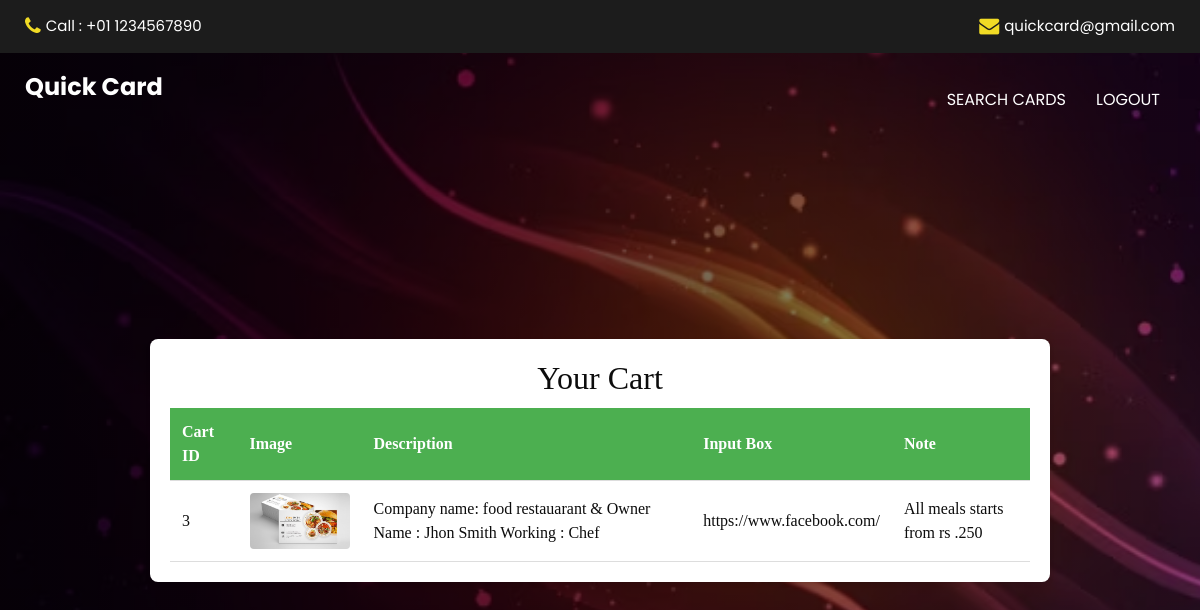
The page /vcart.php (signed in) on the database its author committed.
### tables this page shows
CREATE TABLE IF NOT EXISTS `cart` (
`cart_id` int(11) NOT NULL,
  `uid` int(11) NOT NULL,
  `image` varchar(255) NOT NULL,
  `description` varchar(200) NOT NULL,
  `input_box` varchar(100) NOT NULL,
  `note` text NOT NULL
);

### vcart.php (the view, shortened to what this page needs)
<?php
include "config.php";
include "header.php";
include "usernav.php";
$username = isset($_SESSION['username']) ? $_SESSION['username'] : "Guest";
if ($username !== "Guest") {
    $userQuery = "SELECT uid FROM users WHERE username = ?";
    $stmt = $conn->prepare($userQuery);
    $stmt->bind_param("s", $username);
    $stmt->execute();
    $userResult = $stmt->get_result();
    $user = $userResult->fetch_assoc();
    $userId = $user['uid'];
} else {
    header("Location: login.php");
    exit;
}
?>
<!DOCTYPE html>
<html lang="en">
<head>
</head>
<body>
    <div class="table-container">
        <h2>Your Cart</h2>
        <table>
            <thead>
                <tr>
                    <th>Cart ID</th>
                    <th>Image</th>
                    <th>Description</th>
                    <th>Input Box</th>
                    <th>Note</th>
                </tr>
            </thead>
            <tbody>
                <?php
                $cartQuery = "SELECT * FROM cart WHERE uid = ?";
                $stmt = $conn->prepare($cartQuery);
                $stmt->bind_param("i", $userId);
                $stmt->execute();
                $result = $stmt->get_result();
                if ($result->num_rows > 0) {
                    while ($row = $result->fetch_assoc()) {
                        echo "<tr>
                                <td>{$row['cart_id']}</td>
                                <td class='image-cell'><img src='uploads/{$row['image']}' alt='Cart Image'></td>
                                <td>{$row['description']}</td>
                                <td>{$row['input_box']}</td>
                                <td>{$row['note']}</td>
                              </tr>";
                    }
                } else {
                    echo "<tr><td colspan='5'>Your cart is empty.</td></tr>";
                }
                ?>
            </tbody>
        </table>
    </div>
</body>
</html>

### css/style.css (style rules this page uses)
body { font-family: "Poppins", sans-serif; color: #0c0c0c; background-color: #ffffff; }

### vcart.php (style rules this page uses)
.table-container { max-width: 900px; margin: auto; overflow-x: auto; background-color: #fff; padding: 20px; border-radius: 8px; box-shadow: 0 2px 4px rgba(0, 0, 0, 0.1); }
table { width: 100%; border-collapse: collapse; margin-top: 10px; font-family: "Times New Roman", Times, serif; }
th, td { text-align: left; padding: 12px; border-bottom: 1px solid #ddd; }
th { background-color: #4CAF50; color: white; }
.image-cell img { max-width: 100px; border-radius: 4px; }
h2 { text-align: center; font-family: "Times New Roman", Times, serif; }

### rows shown on the page
cart: cart_id "3", image (picture), description "Company name: food restauarant & Owner Name : Jhon Smith Working : Chef", input_box "https://www.facebook.com/", note "All meals starts from rs .250"
